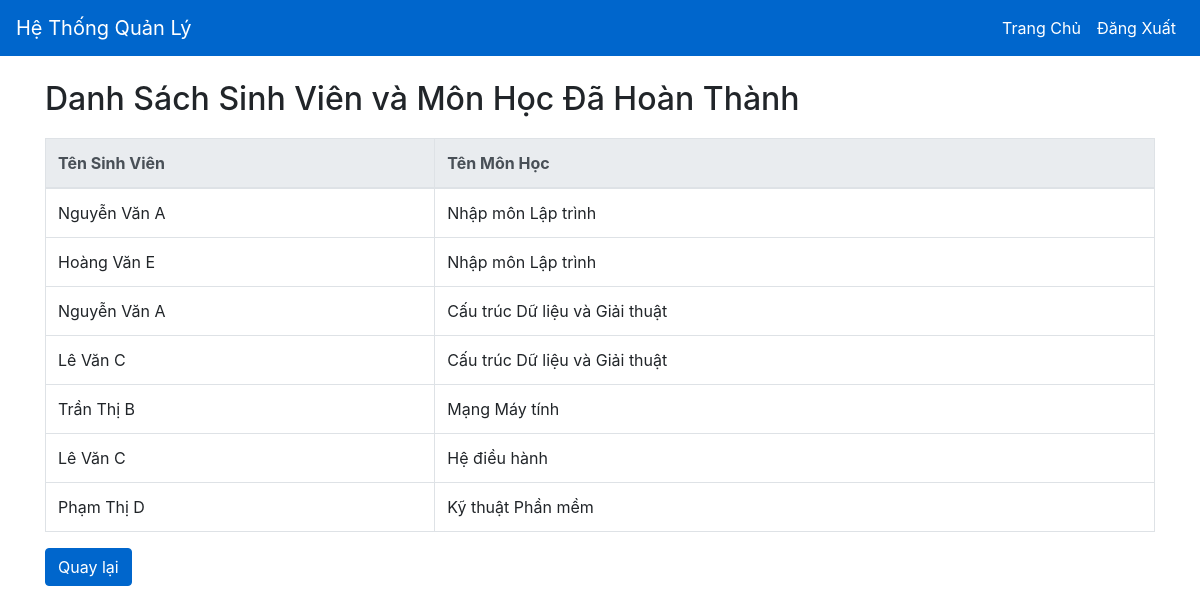
Screenshot of /admin_completed_courses.php with the database file from the repository.
### tables this page shows
CREATE TABLE `students` (
  `student_id` int(11) NOT NULL,
  `username` varchar(100) NOT NULL,
  `password` varchar(100) NOT NULL,
  `student_name` varchar(100) NOT NULL
);

CREATE TABLE `courses` (
  `course_id` int(11) NOT NULL,
  `course_name` varchar(100) NOT NULL
);

### admin_completed_courses.php (the view, shortened to what this page needs)
<?php
include 'db_connect.php';
$completed_courses_sql = "SELECT students.student_name, courses.course_name
                          FROM completed_courses
                          JOIN students ON completed_courses.student_id = students.student_id
                          JOIN courses ON completed_courses.course_id = courses.course_id";
$completed_courses_result = $conn->query($completed_courses_sql);
?>
<!DOCTYPE html>
<html lang="vi">
<head>
    <link href="https://stackpath.bootstrapcdn.com/bootstrap/4.5.2/css/bootstrap.min.css" rel="stylesheet">
</head>
<body>
<nav class="navbar navbar-expand-lg">
    <a class="navbar-brand" href="#">Hệ Thống Quản Lý</a>
    <div class="collapse navbar-collapse" id="navbarNav">
        <ul class="navbar-nav ml-auto">
            <li class="nav-item">
                <a class="nav-link" href="admin.php">Trang Chủ</a>
            </li>
            <li class="nav-item">
                <a class="nav-link" href="logout.php">Đăng Xuất</a>
            </li>
        </ul>
    </div>
</nav>
<div class="container mt-4">
    <h2>Danh Sách Sinh Viên và Môn Học Đã Hoàn Thành</h2>
    <table class="table table-bordered">
        <thead class="thead-light">
            <tr>
                <th>Tên Sinh Viên</th>
                <th>Tên Môn Học</th>
            </tr>
        </thead>
        <tbody>
            <?php if ($completed_courses_result->num_rows > 0): ?>
                <?php while($row = $completed_courses_result->fetch_assoc()): ?>
                <tr>
                    <td><?php echo $row['student_name']; ?></td>
                    <td><?php echo $row['course_name']; ?></td>
                </tr>
                <?php endwhile; ?>
            <?php else: ?>
                <tr><td colspan="2" class="text-center">Không có môn học đã học.</td></tr>
            <?php endif; ?>
        </tbody>
    </table>
    <a href="admin.php" class="btn btn-secondary">Quay lại</a>
</div>
</body>
</html>

### admin_completed_courses.php (style rules this page uses)
.navbar { background-color: #0066cc; }
.navbar-brand, .nav-link { color: white !important; }
.table { margin-top: 20px; }
.thead-light { background-color: #0066cc; color: white; }
.btn-secondary { background-color: #0066cc; border-color: #0066cc; }

### rows the page displays
students: student_name "Nguyễn Văn A", courses.course_name "Nhập môn Lập trình", courses.course_name "Cấu trúc Dữ liệu và Giải thuật"
students: student_name "Hoàng Văn E", courses.course_name "Nhập môn Lập trình"
students: student_name "Lê Văn C", courses.course_name "Cấu trúc Dữ liệu và Giải thuật", courses.course_name "Hệ điều hành"
students: student_name "Trần Thị B", courses.course_name "Mạng Máy tính"
students: student_name "Phạm Thị D", courses.course_name "Kỹ thuật Phần mềm"
